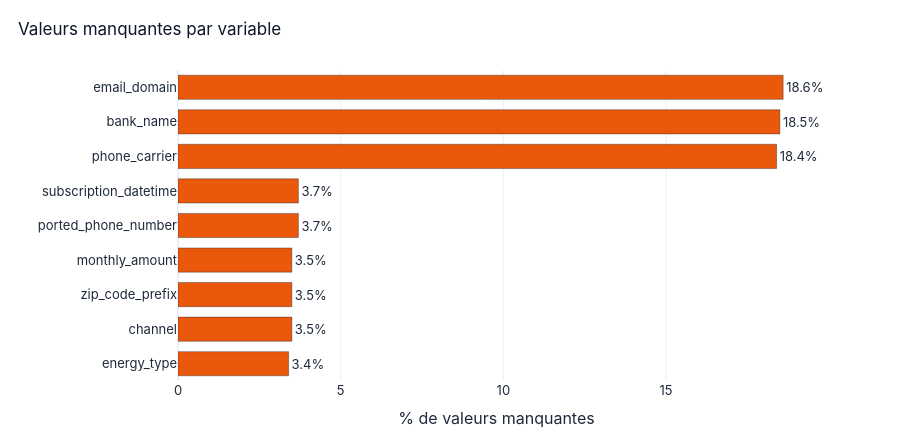

The notebook cell saved with this chart:
### Markdown cell above
### 2. Valeurs manquantes

### Code cell
viz.plot_missing_values(df).show()

### Figure 1 — Plotly figure (JSON) as saved in the notebook; plotly's stock layout.template omitted (floating-point values rounded to 4 significant figures)
{"data": [{"cliponaxis": false, "customdata": [["energy_type"], ["channel"], ["zip_code_prefix"], ["monthly_amount"], ["ported_phone_number"], ["subscription_datetime"], ["phone_carrier"], ["bank_name"], ["email_domain"]], "hovertemplate": "<b>%{customdata[0]}</b><br>% de valeurs manquantes: %{x:.1f}%<extra></extra>", "legendgroup": "", "marker": {"color": "#EA580C", "line": {"color": "rgba(15,23,42,0.45)", "width": 0.8}, "pattern": {"shape": ""}}, "name": "", "orientation": "h", "showlegend": false, "text": [3.4, 3.5, 3.5, 3.5, 3.7, 3.7, 18.4, 18.5, 18.6], "textposition": "outside", "texttemplate": "%{text:.1f}%", "type": "bar", "x": [3.4, 3.5, 3.5, 3.5, 3.7, 3.7, 18.4, 18.5, 18.6], "xaxis": "x", "y": ["energy_type", "channel", "zip_code_prefix", "monthly_amount", "ported_phone_number", "subscription_datetime", "phone_carrier", "bank_name", "email_domain"], "yaxis": "y"}], "layout": {"bargap": 0.3, "barmode": "relative", "coloraxis": {"showscale": false}, "font": {"color": "#1E293B", "family": "Inter, Segoe UI, Helvetica, Arial, sans-serif", "size": 13}, "height": 436, "legend": {"tracegroupgap": 0}, "margin": {"b": 55, "l": 171, "r": 85, "t": 70}, "paper_bgcolor": "white", "plot_bgcolor": "white", "title": {"font": {"color": "#0F172A", "size": 17}, "text": "Valeurs manquantes par variable", "x": 0.02, "xanchor": "left"}, "xaxis": {"anchor": "y", "domain": [0, 1], "title": {"text": "% de valeurs manquantes"}}, "yaxis": {"anchor": "x", "categoryorder": "total ascending", "domain": [0, 1], "title": {"text": ""}}}}
